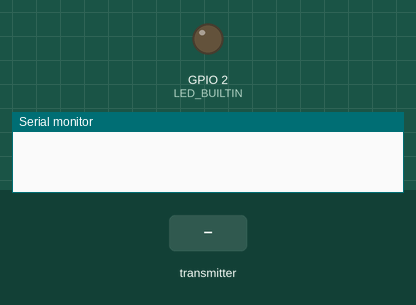
A sketch run on a simulated ESP32. On the bench: output pins drawn as LEDs (lit = HIGH), the last lines printed to the serial monitor. Dashed ring = blinking. The test bench sets the inputs (shaded band).

Above: at 1.2 s.
1.3 s: the transmitter starts sending message = START
At 1.8 s:
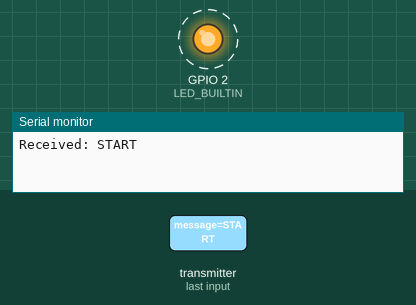
Timing chart, 0 to 25.4 s (numbered marks = the images above; inputs shaded):
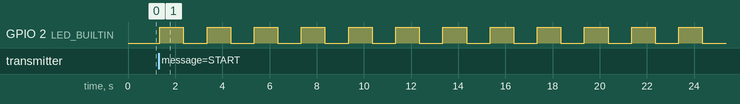

Measured:
- after the input at 1.3 s, GPIO 2 (LED_BUILTIN): alternates HIGH for 1.0 s and LOW for 1.0 s, starting after 0.05 s

The sketch:

Transmitter_LED.ino
```cpp
#include <esp_now.h>
#include <WiFi.h>

#define LED_BUILTIN 2
uint8_t receiverMAC[] = {0x08, 0xa6, 0xf7, 0xa8, 0x76, 0x34}; // MAC of Receiver (R1)

typedef struct {
    char message[20];
} Message;

Message receivedData, sendData;

void onDataRecv(const esp_now_recv_info_t *info, const uint8_t *incomingData, int len) {
    memcpy(&receivedData, incomingData, sizeof(receivedData));
    Serial.print("Received: ");
    Serial.println(receivedData.message);

    if (strcmp(receivedData.message, "START") == 0) {
        // Blink LED 6 times
        for (int i = 0; i < 6; i++) {
            digitalWrite(LED_BUILTIN, HIGH);
            delay(1000);
            digitalWrite(LED_BUILTIN, LOW);
            delay(1000);
        }

        // Send "DONE" response back to Receiver (R1)
        strcpy(sendData.message, "DONE");
        esp_now_send(receiverMAC, (uint8_t *)&sendData, sizeof(sendData));
    }
}

void onDataSent(const uint8_t *mac_addr, esp_now_send_status_t status) {
    Serial.print("Send status: ");
    Serial.println(status == ESP_NOW_SEND_SUCCESS ? "Success" : "Fail");
}

void setup() {
    Serial.begin(115200);
    WiFi.mode(WIFI_STA);
    pinMode(LED_BUILTIN, OUTPUT);

    if (esp_now_init() != ESP_OK) {
        Serial.println("ESP-NOW init failed!");
        return;
    }

    esp_now_register_recv_cb(onDataRecv);
    esp_now_register_send_cb(onDataSent);

    esp_now_peer_info_t peerInfo = {};
    memcpy(peerInfo.peer_addr, receiverMAC, 6);
    peerInfo.channel = 0;
    peerInfo.encrypt = false;

    if (esp_now_add_peer(&peerInfo) != ESP_OK) {
        Serial.println("Failed to add peer");
    }
}

void loop() {
    // Do nothing, wait for messages
}
```
